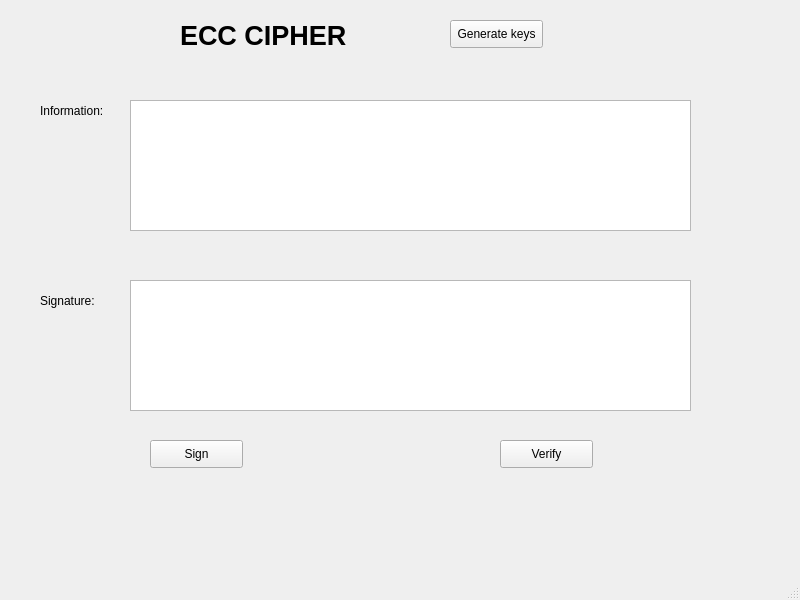
<?xml version="1.0" encoding="UTF-8"?>
<ui version="4.0">
 <class>MainWindow</class>
 <widget class="QMainWindow" name="MainWindow">
  <property name="geometry">
   <rect>
    <x>0</x>
    <y>0</y>
    <width>800</width>
    <height>600</height>
   </rect>
  </property>
  <property name="windowTitle">
   <string>MainWindow</string>
  </property>
  <widget class="QWidget" name="centralwidget">
   <widget class="QLabel" name="label">
    <property name="geometry">
     <rect>
      <x>180</x>
      <y>10</y>
      <width>221</width>
      <height>51</height>
     </rect>
    </property>
    <property name="font">
     <font>
      <pointsize>20</pointsize>
      <weight>75</weight>
      <bold>true</bold>
     </font>
    </property>
    <property name="text">
     <string>ECC CIPHER</string>
    </property>
   </widget>
   <widget class="QLabel" name="label_2">
    <property name="geometry">
     <rect>
      <x>40</x>
      <y>100</y>
      <width>91</width>
      <height>21</height>
     </rect>
    </property>
    <property name="text">
     <string>Information:</string>
    </property>
   </widget>
   <widget class="QLabel" name="label_3">
    <property name="geometry">
     <rect>
      <x>40</x>
      <y>290</y>
      <width>91</width>
      <height>21</height>
     </rect>
    </property>
    <property name="text">
     <string>Signature:</string>
    </property>
   </widget>
   <widget class="QPlainTextEdit" name="txtplaintext">
    <property name="geometry">
     <rect>
      <x>130</x>
      <y>100</y>
      <width>561</width>
      <height>131</height>
     </rect>
    </property>
   </widget>
   <widget class="QPlainTextEdit" name="txtcptext">
    <property name="geometry">
     <rect>
      <x>130</x>
      <y>280</y>
      <width>561</width>
      <height>131</height>
     </rect>
    </property>
   </widget>
   <widget class="QPushButton" name="btnsign">
    <property name="geometry">
     <rect>
      <x>150</x>
      <y>440</y>
      <width>93</width>
      <height>28</height>
     </rect>
    </property>
    <property name="text">
     <string>Sign</string>
    </property>
   </widget>
   <widget class="QPushButton" name="btnverify">
    <property name="geometry">
     <rect>
      <x>500</x>
      <y>440</y>
      <width>93</width>
      <height>28</height>
     </rect>
    </property>
    <property name="text">
     <string>Verify</string>
    </property>
   </widget>
   <widget class="QPushButton" name="btngenerate">
    <property name="geometry">
     <rect>
      <x>450</x>
      <y>20</y>
      <width>93</width>
      <height>28</height>
     </rect>
    </property>
    <property name="text">
     <string>Generate keys</string>
    </property>
   </widget>
  </widget>
  <widget class="QMenuBar" name="menubar">
   <property name="geometry">
    <rect>
     <x>0</x>
     <y>0</y>
     <width>800</width>
     <height>26</height>
    </rect>
   </property>
  </widget>
  <widget class="QStatusBar" name="statusbar"/>
 </widget>
 <resources/>
 <connections/>
</ui>
